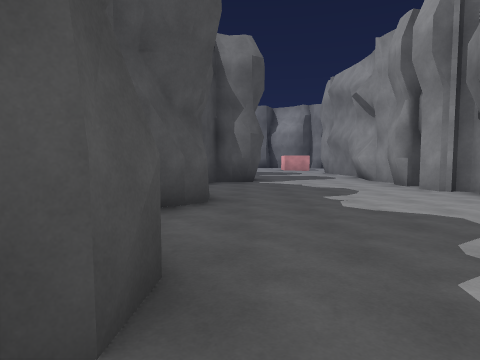
view 1 (above)

21 first-person views from a walk through a scene from a Unity 3-D project. The camera is 1.5 m above the floor, tilts 4° down and sees 75° across. The floor is counted in squares, 2 m on a side. Each view is taken from the middle of a square. On the plan, view 1 faces up. The plan holds only what a view shows up to about 10 squares ahead; the rest is blank. The place goes on beyond the plan. The player is left out.

view 2
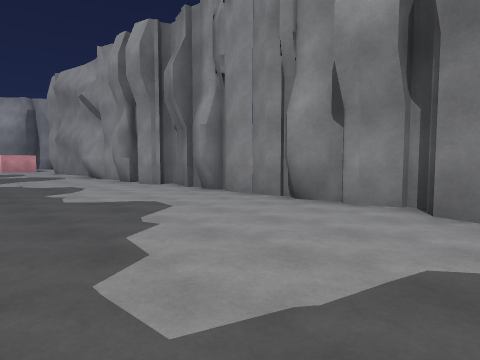

view 3
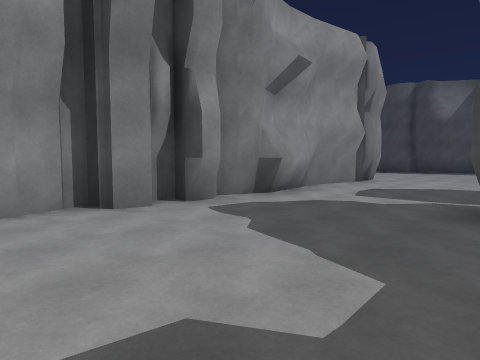

view 4
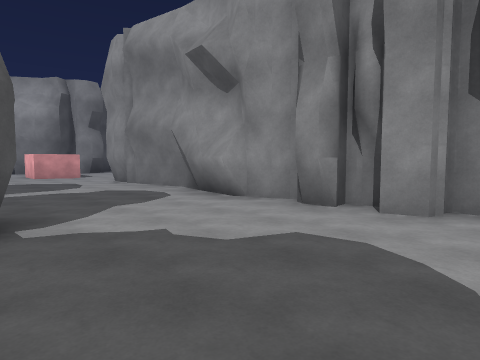

view 5
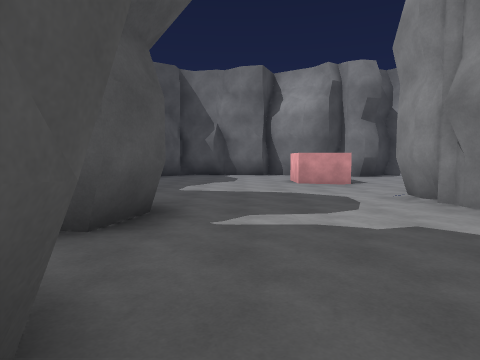

view 6
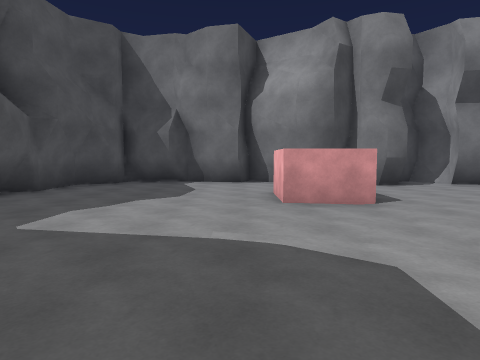

view 7
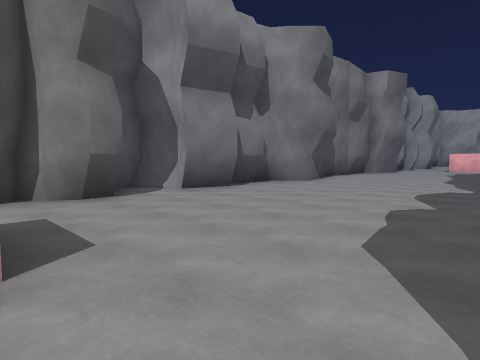

view 8
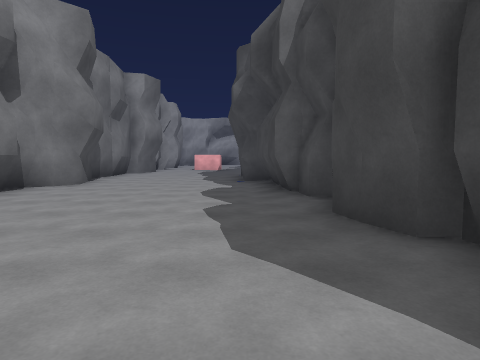

view 9
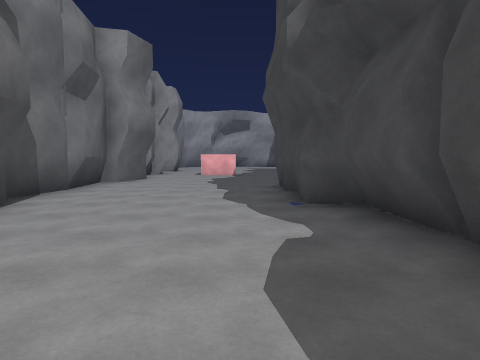

view 10
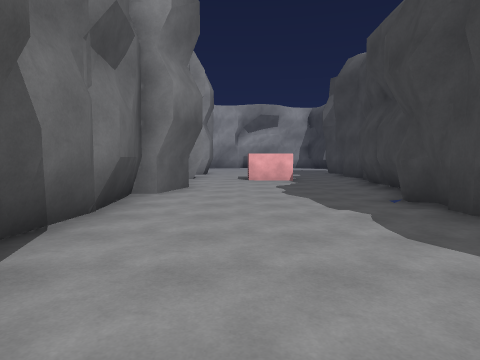

view 11
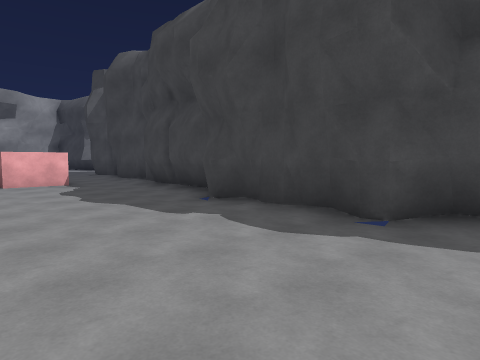

view 12
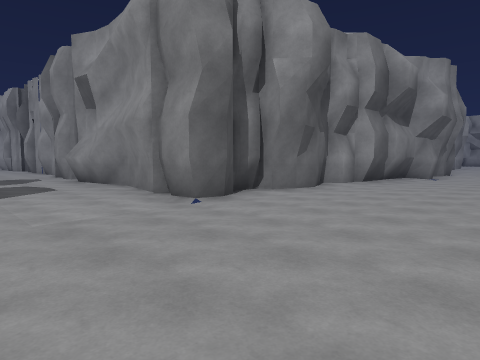

view 13
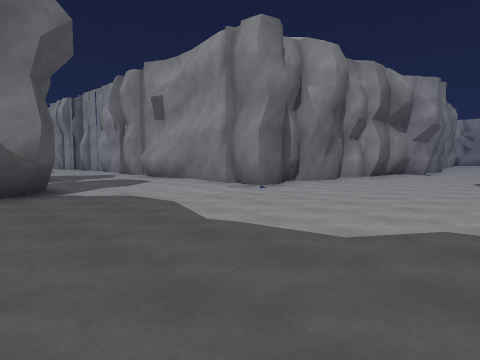

view 14
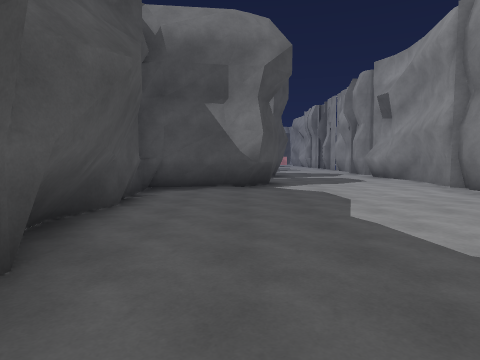

view 15
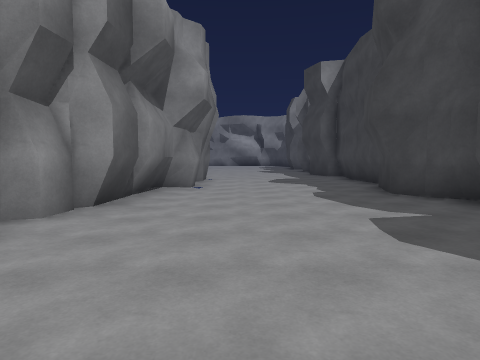

view 16
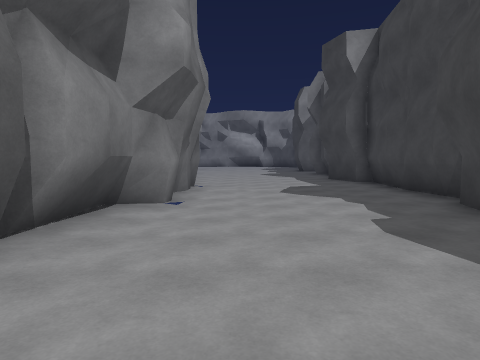

view 17
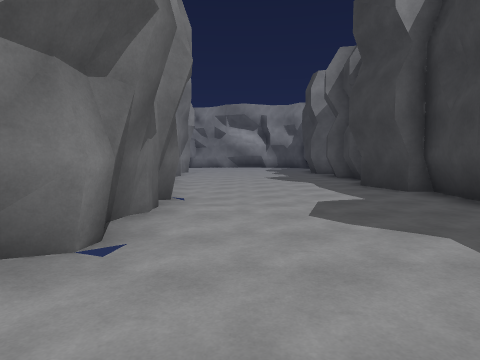

view 18
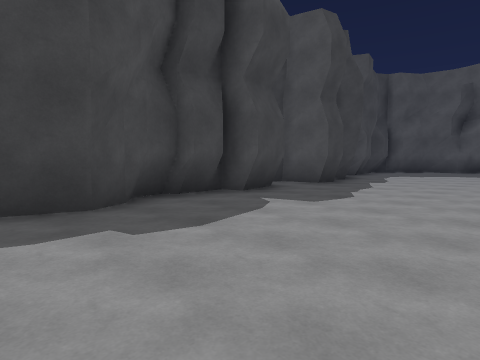

view 19
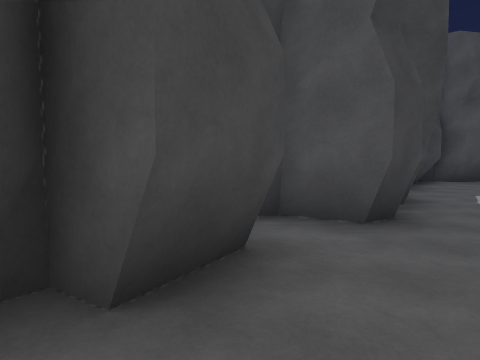

view 20
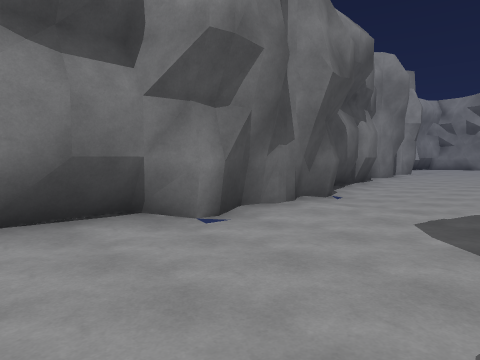

view 21
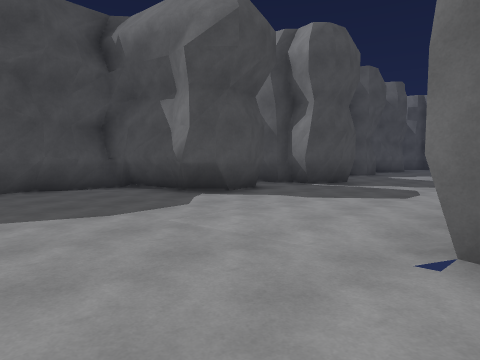

### Floor plan
Key: @ floor where view 1 was taken; # wall or solid block; . main floor; - floor 0.25 m lower than the main floor.
Columns run from 3 left of view 1 to 22 right of it. Each row starts with its distance up from view 1.
 24  ######  ###
 23 ##..... ##.#############
 22 #...... ..................
 21 #.........................
 20 #.....##..................
 19  ................-....-...
 18   .............---####---.
 17   .....-......#####  #####
 16   .....-#######
 15    .....#
 14   ##....#
 13   #.....#
 12    .....#
 11    #...##
 10   ##....#
  9   ......#
  8   ......#
  7    .....#
  6   #.....#
  5   #.....#
  4   ......#
  3   ......#
  2   #.....#
  1   #.....#
  0    @....#
 -1    .....#
 -2    .....#
 -3    #....#
 -4   ##....#
 -5   ......#
 -6   #.....#
 -7   ##....#
 -8 ###.....#
 -9 .......-#########
-10 #.............#.##########
-11 #..............----..----.
-12 #.........................
-13 #.........................
-14 #.........................
-15  .........................
-16  #.....###.###############

Where each view was taken, in squares from view 1:
view 1: 0 up, 0 right, facing up
view 2: 1 down, 0 right, facing up-right
view 3: 2 up, 0 right, facing down-right
view 4: 6 up, 0 right, facing up-right
view 5: 10 up, 1 right, facing up
view 6: 14 up, 2 right, facing up
view 7: 17 up, 4 right, facing up-right
view 8: 18 up, 4 right, facing right
view 9: 19 up, 9 right, facing right
view 10: 21 up, 12 right, facing right
view 11: 22 up, 13 right, facing down-right
view 12: 14 down, 1 right, facing up-right
view 13: 15 down, 2 left, facing up-right
view 14: 16 down, 1 left, facing up
view 15: 12 down, 6 right, facing right
view 16: 12 down, 9 right, facing right
view 17: 12 down, 12 right, facing right
view 18: 11 down, 14 right, facing down-left
view 19: 14 down, 10 right, facing down-left
view 20: 14 down, 12 right, facing up-right
view 21: 12 down, 5 right, facing up-left
